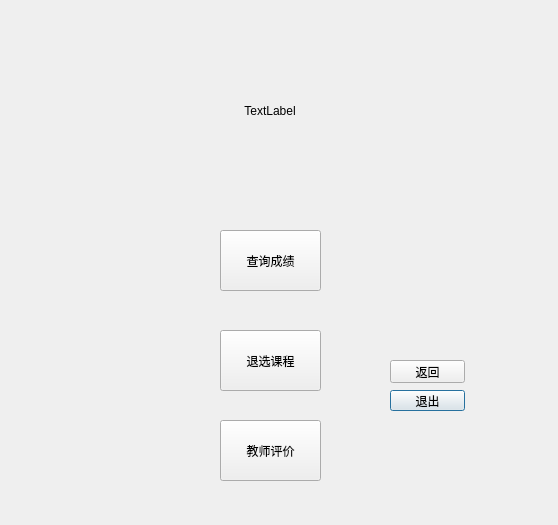
<?xml version="1.0" encoding="UTF-8"?>
<ui version="4.0">
 <class>student</class>
 <widget class="QDialog" name="student">
  <property name="geometry">
   <rect>
    <x>0</x>
    <y>0</y>
    <width>558</width>
    <height>525</height>
   </rect>
  </property>
  <property name="windowTitle">
   <string>学生选课和成绩管理系统</string>
  </property>
  <widget class="QPushButton" name="pushButton">
   <property name="geometry">
    <rect>
     <x>390</x>
     <y>390</y>
     <width>75</width>
     <height>21</height>
    </rect>
   </property>
   <property name="sizePolicy">
    <sizepolicy hsizetype="Preferred" vsizetype="Expanding">
     <horstretch>0</horstretch>
     <verstretch>0</verstretch>
    </sizepolicy>
   </property>
   <property name="text">
    <string>退出</string>
   </property>
  </widget>
  <widget class="QPushButton" name="btn_return">
   <property name="geometry">
    <rect>
     <x>390</x>
     <y>360</y>
     <width>75</width>
     <height>23</height>
    </rect>
   </property>
   <property name="text">
    <string>返回</string>
   </property>
  </widget>
  <widget class="QLabel" name="lb_info">
   <property name="geometry">
    <rect>
     <x>110</x>
     <y>30</y>
     <width>320</width>
     <height>161</height>
    </rect>
   </property>
   <property name="text">
    <string>TextLabel</string>
   </property>
   <property name="alignment">
    <set>Qt::AlignCenter</set>
   </property>
   <property name="wordWrap">
    <bool>true</bool>
   </property>
  </widget>
  <widget class="QPushButton" name="btn_stu_evaluate">
   <property name="geometry">
    <rect>
     <x>220</x>
     <y>420</y>
     <width>101</width>
     <height>61</height>
    </rect>
   </property>
   <property name="text">
    <string>教师评价</string>
   </property>
  </widget>
  <widget class="QPushButton" name="btn_stu_query">
   <property name="geometry">
    <rect>
     <x>220</x>
     <y>230</y>
     <width>101</width>
     <height>61</height>
    </rect>
   </property>
   <property name="sizePolicy">
    <sizepolicy hsizetype="Minimum" vsizetype="Preferred">
     <horstretch>0</horstretch>
     <verstretch>0</verstretch>
    </sizepolicy>
   </property>
   <property name="text">
    <string>查询成绩</string>
   </property>
  </widget>
  <widget class="QPushButton" name="btn_stu_select">
   <property name="geometry">
    <rect>
     <x>220</x>
     <y>330</y>
     <width>101</width>
     <height>61</height>
    </rect>
   </property>
   <property name="sizePolicy">
    <sizepolicy hsizetype="Minimum" vsizetype="Preferred">
     <horstretch>0</horstretch>
     <verstretch>0</verstretch>
    </sizepolicy>
   </property>
   <property name="text">
    <string>退选课程</string>
   </property>
  </widget>
 </widget>
 <resources/>
 <connections/>
</ui>
